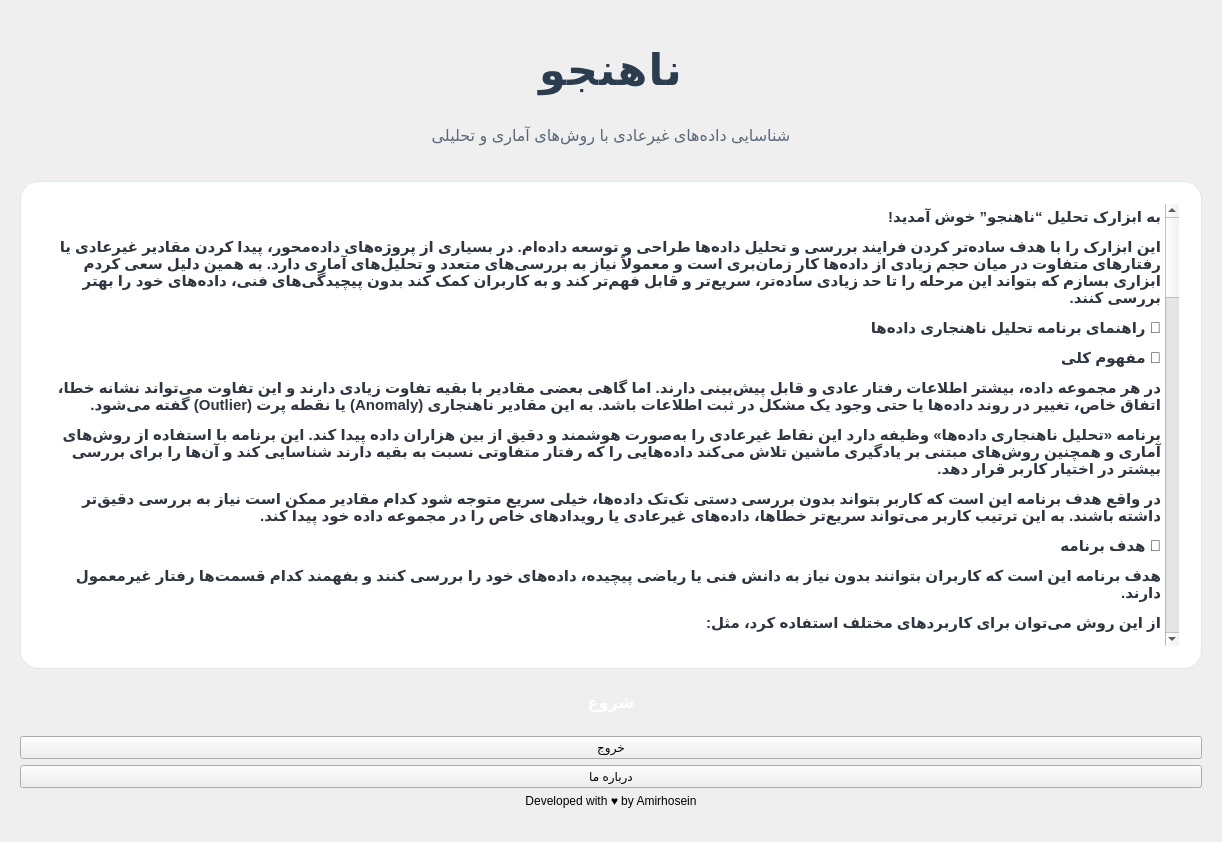
<?xml version="1.0" encoding="UTF-8"?>
<ui version="4.0">
 <class>Form</class>
 <widget class="QWidget" name="Form">
  <property name="geometry">
   <rect>
    <x>0</x>
    <y>0</y>
    <width>1218</width>
    <height>838</height>
   </rect>
  </property>
  <property name="windowTitle">
   <string>ناهنجو</string>
  </property>
  <property name="windowIcon">
   <iconset>
    <normaloff>../../Users/Moavenat-mali-/Downloads/0b5464b5-3cc2-46de-a9ae-577f59c6f68b.png</normaloff>../../Users/Moavenat-mali-/Downloads/0b5464b5-3cc2-46de-a9ae-577f59c6f68b.png</iconset>
  </property>
  <layout class="QGridLayout" name="gridLayout">
   <item row="0" column="0">
    <widget class="QWidget" name="container_main" native="true">
     <property name="minimumSize">
      <size>
       <width>1200</width>
       <height>820</height>
      </size>
     </property>
     <property name="styleSheet">
      <string notr="true">QMainWindow{
    background:qlineargradient(
        spread:pad,
        x1:0, y1:0,
        x2:1, y2:1,
        stop:0 #eef2f7,
        stop:1 #d9e4f5
    );
}

/* عنوان */
#lbl_title{
    color:#2b3c4e;
    font-family:&quot;Segoe UI Semibold&quot;;
    font-size:32pt;
    font-weight:700;
    padding:10px;
    letter-spacing:1px;
}

/* زیرعنوان */
#lbl_subtitle{
    color:#5c6979;
    font-family:&quot;Segoe UI&quot;;
    font-size:12pt;
    padding-bottom:12px;
}

/* کارت متن معرفی */
#txt_intro{
    background:white;
    border-radius:18px;
    border:1px solid #e0e6ed;
    padding:22px;
    font-size:11.3pt;
    color:#2f3640;
    font-family:&quot;Segoe UI&quot;;
}

/* سایه بصری کارت */
#txt_intro{
    box-shadow: 0px 4px 12px rgba(0,0,0,0.08);
}

/* اسکرول بار حرفه‌ای */
QTextBrowser QScrollBar:vertical{
    width:10px;
    background:transparent;
}

QTextBrowser QScrollBar::handle:vertical{
    background:#c8d2de;
    border-radius:5px;
}

QTextBrowser QScrollBar::handle:vertical:hover{
    background:#aeb9c6;
}

/* دکمه اصلی */
#btn_next{
    background:qlineargradient(
        x1:0, y1:0,
        x2:1, y2:0,
        stop:0 #4facfe,
        stop:1 #00c6ff
    );
    color:white;
    border-radius:12px;
    font-weight:600;
    font-size:12pt;
    padding:10px 22px;
}

/* Hover */
#btn_start:hover{
    background:qlineargradient(
        x1:0, y1:0,
        x2:1, y2:0,
        stop:0 #3d8ef7,
        stop:1 #00aaff
    );
}

/* وقتی کلیک شد */
#btn_start:pressed{
    background:#005fb8;
}

/* دکمه خروج */
#btn_exit{
    background:#f2f4f7;
    color:#2c3e50;
    border-radius:10px;
    font-weight:600;
    font-size:11pt;
    padding:8px 18px;
    border:1px solid #d9dee4;
}

#btn_exit:hover{
    background:#e0e4e8;
}

#btn_exit:pressed{
    background:#c7ccd1;
}
</string>
     </property>
     <layout class="QVBoxLayout" name="verticalLayout">
      <item>
       <widget class="QLabel" name="lbl_title">
        <property name="minimumSize">
         <size>
          <width>0</width>
          <height>100</height>
         </size>
        </property>
        <property name="baseSize">
         <size>
          <width>5</width>
          <height>5</height>
         </size>
        </property>
        <property name="font">
         <font>
          <family>Segoe UI Semibold</family>
          <pointsize>32</pointsize>
          <bold>true</bold>
         </font>
        </property>
        <property name="lineWidth">
         <number>1</number>
        </property>
        <property name="text">
         <string>ناهنجو</string>
        </property>
        <property name="alignment">
         <set>Qt::AlignCenter</set>
        </property>
       </widget>
      </item>
      <item>
       <widget class="QLabel" name="lbl_subtitle">
        <property name="minimumSize">
         <size>
          <width>0</width>
          <height>40</height>
         </size>
        </property>
        <property name="font">
         <font>
          <family>Segoe UI</family>
          <pointsize>12</pointsize>
         </font>
        </property>
        <property name="text">
         <string>شناسایی داده‌های غیرعادی با روش‌های آماری و تحلیلی
</string>
        </property>
        <property name="alignment">
         <set>Qt::AlignCenter</set>
        </property>
       </widget>
      </item>
      <item>
       <widget class="QTextBrowser" name="txt_intro">
        <property name="minimumSize">
         <size>
          <width>900</width>
          <height>420</height>
         </size>
        </property>
        <property name="font">
         <font>
          <family>Segoe UI</family>
          <pointsize>11</pointsize>
          <bold>true</bold>
         </font>
        </property>
        <property name="mouseTracking">
         <bool>true</bool>
        </property>
        <property name="verticalScrollBarPolicy">
         <enum>Qt::ScrollBarAsNeeded</enum>
        </property>
        <property name="html">
         <string>&lt;!DOCTYPE HTML PUBLIC &quot;-//W3C//DTD HTML 4.0//EN&quot; &quot;http://www.w3.org/TR/REC-html40/strict.dtd&quot;&gt;
&lt;html&gt;&lt;head&gt;&lt;meta name=&quot;qrichtext&quot; content=&quot;1&quot; /&gt;&lt;meta charset=&quot;utf-8&quot; /&gt;&lt;style type=&quot;text/css&quot;&gt;
p, li { white-space: pre-wrap; }
hr { height: 1px; border-width: 0; }
li.unchecked::marker { content: &quot;\2610&quot;; }
li.checked::marker { content: &quot;\2612&quot;; }
&lt;/style&gt;&lt;/head&gt;&lt;body style=&quot; font-family:'Segoe UI'; font-size:11.3pt; font-weight:700; font-style:normal;&quot;&gt;
&lt;p dir='rtl' style=&quot; margin-top:12px; margin-bottom:12px; margin-left:0px; margin-right:0px; -qt-block-indent:0; text-indent:0px;&quot;&gt;&lt;span style=&quot; font-size:11pt;&quot;&gt;به ابزارک تحلیل “ناهنجو” خوش آمدید!&lt;/span&gt;&lt;/p&gt;
&lt;p dir='rtl' style=&quot; margin-top:12px; margin-bottom:12px; margin-left:0px; margin-right:0px; -qt-block-indent:0; text-indent:0px;&quot;&gt;&lt;span style=&quot; font-size:11pt;&quot;&gt;این ابزارک را با هدف ساده‌تر کردن فرایند بررسی و تحلیل داده‌ها طراحی و توسعه داده‌ام. در بسیاری از پروژه‌های داده‌محور، پیدا کردن مقادیر غیرعادی یا رفتارهای متفاوت در میان حجم زیادی از داده‌ها کار زمان‌بری است و معمولاً نیاز به بررسی‌های متعدد و تحلیل‌های آماری دارد. به همین دلیل سعی کردم ابزاری بسازم که بتواند این مرحله را تا حد زیادی ساده‌تر، سریع‌تر و قابل فهم‌تر کند و به کاربران کمک کند بدون پیچیدگی‌های فنی، داده‌های خود را بهتر بررسی کنند.&lt;/span&gt;&lt;/p&gt;
&lt;p dir='rtl' style=&quot; margin-top:12px; margin-bottom:12px; margin-left:0px; margin-right:0px; -qt-block-indent:0; text-indent:0px;&quot;&gt;&lt;span style=&quot; font-size:11pt;&quot;&gt;🧭 راهنمای برنامه تحلیل ناهنجاری داده‌ها&lt;/span&gt;&lt;/p&gt;
&lt;p dir='rtl' style=&quot; margin-top:12px; margin-bottom:12px; margin-left:0px; margin-right:0px; -qt-block-indent:0; text-indent:0px;&quot;&gt;&lt;span style=&quot; font-size:11pt;&quot;&gt;🔹 مفهوم کلی&lt;/span&gt;&lt;/p&gt;
&lt;p dir='rtl' style=&quot; margin-top:12px; margin-bottom:12px; margin-left:0px; margin-right:0px; -qt-block-indent:0; text-indent:0px;&quot;&gt;&lt;span style=&quot; font-size:11pt;&quot;&gt;در هر مجموعه داده، بیشتر اطلاعات رفتار عادی و قابل پیش‌بینی دارند. اما گاهی بعضی مقادیر با بقیه تفاوت زیادی دارند و این تفاوت می‌تواند نشانه خطا، اتفاق خاص، تغییر در روند داده‌ها یا حتی وجود یک مشکل در ثبت اطلاعات باشد. به این مقادیر ناهنجاری (Anomaly) یا نقطه پرت (Outlier) گفته می‌شود.&lt;/span&gt;&lt;/p&gt;
&lt;p dir='rtl' style=&quot; margin-top:12px; margin-bottom:12px; margin-left:0px; margin-right:0px; -qt-block-indent:0; text-indent:0px;&quot;&gt;&lt;span style=&quot; font-size:11pt;&quot;&gt;برنامه «تحلیل ناهنجاری داده‌ها» وظیفه دارد این نقاط غیرعادی را به‌صورت هوشمند و دقیق از بین هزاران داده پیدا کند. این برنامه با استفاده از روش‌های آماری و همچنین روش‌های مبتنی بر یادگیری ماشین تلاش می‌کند داده‌هایی را که رفتار متفاوتی نسبت به بقیه دارند شناسایی کند و آن‌ها را برای بررسی بیشتر در اختیار کاربر قرار دهد.&lt;/span&gt;&lt;/p&gt;
&lt;p dir='rtl' style=&quot; margin-top:12px; margin-bottom:12px; margin-left:0px; margin-right:0px; -qt-block-indent:0; text-indent:0px;&quot;&gt;&lt;span style=&quot; font-size:11pt;&quot;&gt;در واقع هدف برنامه این است که کاربر بتواند بدون بررسی دستی تک‌تک داده‌ها، خیلی سریع متوجه شود کدام مقادیر ممکن است نیاز به بررسی دقیق‌تر داشته باشند. به این ترتیب کاربر می‌تواند سریع‌تر خطاها، داده‌های غیرعادی یا رویدادهای خاص را در مجموعه داده خود پیدا کند.&lt;/span&gt;&lt;/p&gt;
&lt;p dir='rtl' style=&quot; margin-top:12px; margin-bottom:12px; margin-left:0px; margin-right:0px; -qt-block-indent:0; text-indent:0px;&quot;&gt;&lt;span style=&quot; font-size:11pt;&quot;&gt;🔹 هدف برنامه&lt;/span&gt;&lt;/p&gt;
&lt;p dir='rtl' style=&quot; margin-top:12px; margin-bottom:12px; margin-left:0px; margin-right:0px; -qt-block-indent:0; text-indent:0px;&quot;&gt;&lt;span style=&quot; font-size:11pt;&quot;&gt;هدف برنامه این است که کاربران بتوانند بدون نیاز به دانش فنی یا ریاضی پیچیده، داده‌های خود را بررسی کنند و بفهمند کدام قسمت‌ها رفتار غیرمعمول دارند.&lt;/span&gt;&lt;/p&gt;
&lt;p dir='rtl' style=&quot; margin-top:12px; margin-bottom:12px; margin-left:0px; margin-right:0px; -qt-block-indent:0; text-indent:0px;&quot;&gt;&lt;span style=&quot; font-size:11pt;&quot;&gt;از این روش می‌توان برای کاربردهای مختلف استفاده کرد، مثل:&lt;/span&gt;&lt;/p&gt;
&lt;ul style=&quot;margin-top: 0px; margin-bottom: 0px; margin-left: 0px; margin-right: 0px; -qt-list-indent: 1;&quot;&gt;
&lt;li style=&quot; font-size:11pt;&quot; dir='rtl' style=&quot; margin-top:12px; margin-bottom:0px; margin-left:0px; margin-right:0px; -qt-block-indent:0; text-indent:0px;&quot;&gt;تشخیص اشتباه یا خطا در داده‌ها&lt;/li&gt;
&lt;li style=&quot; font-size:11pt;&quot; dir='rtl' style=&quot; margin-top:0px; margin-bottom:0px; margin-left:0px; margin-right:0px; -qt-block-indent:0; text-indent:0px;&quot;&gt;بررسی تراکنش‌های مشکوک یا غیرعادی&lt;/li&gt;
&lt;li style=&quot; font-size:11pt;&quot; dir='rtl' style=&quot; margin-top:0px; margin-bottom:12px; margin-left:0px; margin-right:0px; -qt-block-indent:0; text-indent:0px;&quot;&gt;کنترل کیفیت اطلاعات در پروژه‌ها&lt;/li&gt;&lt;/ul&gt;
&lt;p dir='rtl' style=&quot; margin-top:12px; margin-bottom:12px; margin-left:0px; margin-right:0px; -qt-block-indent:0; text-indent:0px;&quot;&gt;&lt;span style=&quot; font-size:11pt;&quot;&gt;این برنامه می‌تواند در پروژه‌های داده‌کاوی، تحلیل اطلاعات، بررسی داده‌های آزمایشگاهی، تحلیل مالی، تحلیل عملکرد سیستم‌ها و حتی پروژه‌های آموزشی مورد استفاده قرار بگیرد و به کاربران کمک کند دید دقیق‌تر و واضح‌تری نسبت به داده‌های خود پیدا کنند.&lt;/span&gt;&lt;/p&gt;
&lt;p dir='rtl' style=&quot; margin-top:12px; margin-bottom:12px; margin-left:0px; margin-right:0px; -qt-block-indent:0; text-indent:0px;&quot;&gt;&lt;span style=&quot; font-size:11pt;&quot;&gt;در بسیاری از موارد، وجود چند مقدار غیرعادی می‌تواند نشان‌دهنده یک مشکل یا یک رویداد مهم باشد. بنابراین شناسایی این نقاط می‌تواند به تصمیم‌گیری بهتر و تحلیل دقیق‌تر داده‌ها کمک کند.&lt;/span&gt;&lt;/p&gt;
&lt;p dir='rtl' style=&quot; margin-top:12px; margin-bottom:12px; margin-left:0px; margin-right:0px; -qt-block-indent:0; text-indent:0px;&quot;&gt;&lt;span style=&quot; font-size:11pt;&quot;&gt;🔹 چرا تحلیل ناهنجاری مهم است؟&lt;/span&gt;&lt;/p&gt;
&lt;p dir='rtl' style=&quot; margin-top:12px; margin-bottom:12px; margin-left:0px; margin-right:0px; -qt-block-indent:0; text-indent:0px;&quot;&gt;&lt;span style=&quot; font-size:11pt;&quot;&gt;تحلیل ناهنجاری در بسیاری از حوزه‌ها استفاده می‌شود، از جمله:&lt;/span&gt;&lt;/p&gt;
&lt;ul style=&quot;margin-top: 0px; margin-bottom: 0px; margin-left: 0px; margin-right: 0px; -qt-list-indent: 1;&quot;&gt;
&lt;li style=&quot; font-size:11pt;&quot; dir='rtl' style=&quot; margin-top:12px; margin-bottom:0px; margin-left:0px; margin-right:0px; -qt-block-indent:0; text-indent:0px;&quot;&gt;بانکداری و مالی: تشخیص کلاهبرداری در تراکنش‌ها&lt;/li&gt;
&lt;li style=&quot; font-size:11pt;&quot; dir='rtl' style=&quot; margin-top:0px; margin-bottom:0px; margin-left:0px; margin-right:0px; -qt-block-indent:0; text-indent:0px;&quot;&gt;امنیت سایبری: پیدا کردن فعالیت‌های مشکوک در شبکه&lt;/li&gt;
&lt;li style=&quot; font-size:11pt;&quot; dir='rtl' style=&quot; margin-top:0px; margin-bottom:0px; margin-left:0px; margin-right:0px; -qt-block-indent:0; text-indent:0px;&quot;&gt;پزشکی: شناسایی نتایج غیرعادی در آزمایش‌ها&lt;/li&gt;
&lt;li style=&quot; font-size:11pt;&quot; dir='rtl' style=&quot; margin-top:0px; margin-bottom:0px; margin-left:0px; margin-right:0px; -qt-block-indent:0; text-indent:0px;&quot;&gt;صنعت: تشخیص خرابی دستگاه‌ها از روی داده سنسورها&lt;/li&gt;
&lt;li style=&quot; font-size:11pt;&quot; dir='rtl' style=&quot; margin-top:0px; margin-bottom:12px; margin-left:0px; margin-right:0px; -qt-block-indent:0; text-indent:0px;&quot;&gt;تحلیل داده: پیدا کردن خطاها یا داده‌های اشتباه در مجموعه داده&lt;/li&gt;&lt;/ul&gt;
&lt;p dir='rtl' style=&quot; margin-top:12px; margin-bottom:12px; margin-left:0px; margin-right:0px; -qt-block-indent:0; text-indent:0px;&quot;&gt;&lt;span style=&quot; font-size:11pt;&quot;&gt;در بسیاری از سیستم‌های تحلیلی، پیدا کردن داده‌های غیرعادی اولین قدم برای کشف مشکلات یا رویدادهای مهم است. هدف اصلی تحلیل ناهنجاری این است که بتوانیم رویدادهای مهم یا غیرعادی را سریع‌تر تشخیص دهیم و در صورت نیاز آن‌ها را بررسی کنیم.&lt;/span&gt;&lt;/p&gt;
&lt;p dir='rtl' style=&quot; margin-top:12px; margin-bottom:12px; margin-left:0px; margin-right:0px; -qt-block-indent:0; text-indent:0px;&quot;&gt;&lt;span style=&quot; font-size:11pt;&quot;&gt;🔹 روش‌های تشخیص ناهنجاری&lt;/span&gt;&lt;/p&gt;
&lt;p dir='rtl' style=&quot; margin-top:12px; margin-bottom:12px; margin-left:0px; margin-right:0px; -qt-block-indent:0; text-indent:0px;&quot;&gt;&lt;span style=&quot; font-size:11pt;&quot;&gt;برنامه از چند روش آماری ساده و شناخته‌شده استفاده می‌کند تا تفاوت‌های غیرعادی را در داده‌ها پیدا کند. مهم‌ترین روش‌ها عبارت‌اند از:&lt;/span&gt;&lt;/p&gt;
&lt;p dir='rtl' style=&quot; margin-top:12px; margin-bottom:12px; margin-left:0px; margin-right:0px; -qt-block-indent:0; text-indent:0px;&quot;&gt;&lt;span style=&quot; font-size:11pt;&quot;&gt;--روش Z‑Score&lt;/span&gt;&lt;/p&gt;
&lt;p dir='rtl' style=&quot; margin-top:12px; margin-bottom:12px; margin-left:0px; margin-right:0px; -qt-block-indent:0; text-indent:0px;&quot;&gt;&lt;span style=&quot; font-size:11pt;&quot;&gt;در این روش اندازه فاصله هر مقدار از میانگین داده‌ها بررسی می‌شود. اگر تفاوت یک مقدار با میانگین داده‌ها زیاد باشد، آن مقدار می‌تواند به عنوان ناهنجاری در نظر گرفته شود.&lt;/span&gt;&lt;/p&gt;
&lt;p dir='rtl' style=&quot; margin-top:12px; margin-bottom:12px; margin-left:0px; margin-right:0px; -qt-block-indent:0; text-indent:0px;&quot;&gt;&lt;span style=&quot; font-size:11pt;&quot;&gt;فرمول ساده آن به صورت زیر است:&lt;/span&gt;&lt;/p&gt;
&lt;p dir='rtl' style=&quot; margin-top:12px; margin-bottom:12px; margin-left:0px; margin-right:0px; -qt-block-indent:0; text-indent:0px;&quot;&gt;&lt;span style=&quot; font-size:11pt;&quot;&gt;Z = (مقدار − میانگین) ÷ انحراف معیار&lt;/span&gt;&lt;/p&gt;
&lt;p dir='rtl' style=&quot; margin-top:12px; margin-bottom:12px; margin-left:0px; margin-right:0px; -qt-block-indent:0; text-indent:0px;&quot;&gt;&lt;span style=&quot; font-size:11pt;&quot;&gt;این روش زمانی مفید است که داده‌ها توزیع نسبتاً نرمال داشته باشند و بتوان فاصله هر داده از میانگین را به‌خوبی اندازه‌گیری کرد. هرچه مقدار Z بزرگ‌تر باشد، احتمال ناهنجار بودن آن داده بیشتر است.&lt;/span&gt;&lt;/p&gt;
&lt;p dir='rtl' style=&quot; margin-top:12px; margin-bottom:12px; margin-left:0px; margin-right:0px; -qt-block-indent:0; text-indent:0px;&quot;&gt;&lt;span style=&quot; font-size:11pt;&quot;&gt;--روش IQR&lt;/span&gt;&lt;/p&gt;
&lt;p dir='rtl' style=&quot; margin-top:12px; margin-bottom:12px; margin-left:0px; margin-right:0px; -qt-block-indent:0; text-indent:0px;&quot;&gt;&lt;span style=&quot; font-size:11pt;&quot;&gt;این روش محدوده طبیعی داده‌ها را بر اساس چارک‌ها (Q1 و Q3) محاسبه می‌کند. چارک‌ها در واقع نقاطی هستند که داده‌ها را به چهار بخش تقسیم می‌کنند.&lt;/span&gt;&lt;/p&gt;
&lt;p dir='rtl' style=&quot; margin-top:12px; margin-bottom:12px; margin-left:0px; margin-right:0px; -qt-block-indent:0; text-indent:0px;&quot;&gt;&lt;span style=&quot; font-size:11pt;&quot;&gt;ابتدا اختلاف بین چارک سوم و چارک اول محاسبه می‌شود:&lt;/span&gt;&lt;/p&gt;
&lt;p style=&quot; margin-top:12px; margin-bottom:12px; margin-left:0px; margin-right:0px; -qt-block-indent:0; text-indent:0px;&quot;&gt;&lt;span style=&quot; font-size:11pt;&quot;&gt;IQR = Q3 − Q1&lt;/span&gt;&lt;/p&gt;
&lt;p dir='rtl' style=&quot; margin-top:12px; margin-bottom:12px; margin-left:0px; margin-right:0px; -qt-block-indent:0; text-indent:0px;&quot;&gt;&lt;span style=&quot; font-size:11pt;&quot;&gt;سپس محدوده‌ای به عنوان محدوده طبیعی داده‌ها در نظر گرفته می‌شود. هر مقداری که خارج از این محدوده قرار بگیرد، می‌تواند به عنوان ناهنجاری شناخته شود.&lt;/span&gt;&lt;/p&gt;
&lt;p dir='rtl' style=&quot; margin-top:12px; margin-bottom:12px; margin-left:0px; margin-right:0px; -qt-block-indent:0; text-indent:0px;&quot;&gt;&lt;span style=&quot; font-size:11pt;&quot;&gt;روش IQR نسبت به داده‌های پرت مقاوم‌تر است و در بسیاری از مجموعه داده‌ها می‌تواند ناهنجاری‌ها را با دقت خوبی مشخص کند.&lt;/span&gt;&lt;/p&gt;
&lt;p dir='rtl' style=&quot; margin-top:12px; margin-bottom:12px; margin-left:0px; margin-right:0px; -qt-block-indent:0; text-indent:0px;&quot;&gt;&lt;span style=&quot; font-size:11pt;&quot;&gt;هر دو روش به شکل خودکار داخل برنامه اجرا می‌شوند و نیازی نیست کاربر محاسبه‌ای انجام دهد.&lt;/span&gt;&lt;/p&gt;
&lt;p dir='rtl' style=&quot; margin-top:0px; margin-bottom:0px; margin-left:0px; margin-right:0px; -qt-block-indent:0; text-indent:0px;&quot;&gt;&lt;span style=&quot; font-size:11pt;&quot;&gt;--روش Isolation Forest&lt;/span&gt;&lt;/p&gt;
&lt;p dir='rtl' style=&quot; margin-top:12px; margin-bottom:12px; margin-left:0px; margin-right:0px; -qt-block-indent:0; text-indent:0px;&quot;&gt;&lt;span style=&quot; font-size:11pt;&quot;&gt;در این روش از یک الگوریتم یادگیری ماشین به نام Isolation Forest برای شناسایی ناهنجاری‌ها استفاده می‌شود. این الگوریتم بر اساس یک ایده ساده اما مؤثر کار می‌کند: داده‌های ناهنجار معمولاً راحت‌تر و سریع‌تر از بقیه داده‌ها از مجموعه جدا می‌شوند.&lt;/span&gt;&lt;/p&gt;
&lt;p dir='rtl' style=&quot; margin-top:12px; margin-bottom:12px; margin-left:0px; margin-right:0px; -qt-block-indent:0; text-indent:0px;&quot;&gt;&lt;span style=&quot; font-size:11pt;&quot;&gt;الگوریتم Isolation Forest با ساخت تعداد زیادی درخت تصمیم تصادفی (Random Trees) داده‌ها را به صورت مرحله‌ای تقسیم می‌کند. در هر مرحله، یک مقدار به‌صورت تصادفی از بازه داده‌ها انتخاب می‌شود و داده‌ها بر اساس آن مقدار به دو بخش تقسیم می‌شوند. این فرآیند در درخت‌های مختلف بارها تکرار می‌شود تا ساختار داده‌ها بهتر مشخص شود.&lt;/span&gt;&lt;/p&gt;
&lt;p dir='rtl' style=&quot; margin-top:12px; margin-bottom:12px; margin-left:0px; margin-right:0px; -qt-block-indent:0; text-indent:0px;&quot;&gt;&lt;span style=&quot; font-size:11pt;&quot;&gt;در این فرآیند:&lt;/span&gt;&lt;/p&gt;
&lt;p dir='rtl' style=&quot; margin-top:12px; margin-bottom:12px; margin-left:0px; margin-right:0px; -qt-block-indent:0; text-indent:0px;&quot;&gt;&lt;span style=&quot; font-size:11pt;&quot;&gt;داده‌هایی که رفتار عادی دارند معمولاً برای جدا شدن از بقیه داده‌ها به تقسیم‌های بیشتری نیاز دارند.&lt;/span&gt;&lt;/p&gt;
&lt;p dir='rtl' style=&quot; margin-top:12px; margin-bottom:12px; margin-left:0px; margin-right:0px; -qt-block-indent:0; text-indent:0px;&quot;&gt;&lt;span style=&quot; font-size:11pt;&quot;&gt;اما داده‌هایی که رفتار غیرعادی دارند معمولاً با تعداد تقسیم‌های کمتری از بقیه داده‌ها جدا می‌شوند.&lt;/span&gt;&lt;/p&gt;
&lt;p dir='rtl' style=&quot; margin-top:12px; margin-bottom:12px; margin-left:0px; margin-right:0px; -qt-block-indent:0; text-indent:0px;&quot;&gt;&lt;span style=&quot; font-size:11pt;&quot;&gt;به همین دلیل الگوریتم طول مسیر هر داده در درخت‌ها را بررسی می‌کند. اگر یک داده با تعداد کمی تقسیم از بقیه جدا شود، احتمال ناهنجار بودن آن بیشتر است.&lt;/span&gt;&lt;/p&gt;
&lt;p dir='rtl' style=&quot; margin-top:12px; margin-bottom:12px; margin-left:0px; margin-right:0px; -qt-block-indent:0; text-indent:0px;&quot;&gt;&lt;span style=&quot; font-size:11pt;&quot;&gt;در این برنامه، الگوریتم Isolation Forest مستقیماً روی داده‌های انتخاب‌شده اجرا می‌شود و برای هر داده یک امتیاز ناهنجاری (Anomaly Score) محاسبه می‌کند. این امتیاز نشان می‌دهد که یک مقدار تا چه اندازه با رفتار کلی مجموعه داده تفاوت دارد.&lt;/span&gt;&lt;/p&gt;
&lt;p dir='rtl' style=&quot; margin-top:12px; margin-bottom:12px; margin-left:0px; margin-right:0px; -qt-block-indent:0; text-indent:0px;&quot;&gt;&lt;span style=&quot; font-size:11pt;&quot;&gt;هرچه این امتیاز بیشتر باشد، احتمال ناهنجار بودن آن داده نیز بیشتر است. سپس بر اساس این امتیاز، شدت ناهنجاری در خروجی برنامه مشخص می‌شود تا کاربر بتواند داده‌های مهم‌تر یا غیرعادی‌تر را سریع‌تر شناسایی و بررسی کند.&lt;/span&gt;&lt;/p&gt;
&lt;p dir='rtl' style=&quot; margin-top:12px; margin-bottom:12px; margin-left:0px; margin-right:0px; -qt-block-indent:0; text-indent:0px;&quot;&gt;&lt;span style=&quot; font-size:11pt;&quot;&gt;مزیت مهم این روش این است که می‌تواند الگوهای پیچیده‌تری از ناهنجاری‌ها را نسبت به روش‌های صرفاً آماری تشخیص دهد و در کنار روش‌هایی مانند Z‑Score و IQR دید کامل‌تری از وضعیت داده‌ها ارائه دهد.&lt;/span&gt;&lt;/p&gt;
&lt;p dir='rtl' style=&quot; margin-top:12px; margin-bottom:12px; margin-left:0px; margin-right:0px; -qt-block-indent:0; text-indent:0px;&quot;&gt;&lt;span style=&quot; font-size:11pt;&quot;&gt;🔹 تحلیل ناهنجاری با هوش مصنوعی&lt;/span&gt;&lt;/p&gt;
&lt;p dir='rtl' style=&quot; margin-top:12px; margin-bottom:12px; margin-left:0px; margin-right:0px; -qt-block-indent:0; text-indent:0px;&quot;&gt;&lt;span style=&quot; font-size:11pt;&quot;&gt;در این برنامه، تمام مراحل اصلی تشخیص ناهنجاری‌ها توسط خود سیستم و با استفاده از روش‌های آماری و الگوریتم‌های تحلیلی انجام می‌شود. پس از اینکه داده‌ها توسط برنامه بررسی شدند و ناهنجاری‌ها شناسایی شدند، بخش هوش مصنوعی وارد مرحله تحلیل عمیق‌تر می‌شود.&lt;/span&gt;&lt;/p&gt;
&lt;p dir='rtl' style=&quot; margin-top:12px; margin-bottom:12px; margin-left:0px; margin-right:0px; -qt-block-indent:0; text-indent:0px;&quot;&gt;&lt;span style=&quot; font-size:11pt;&quot;&gt;وظیفه هوش مصنوعی در این برنامه انجام محاسبات اولیه ناهنجاری نیست، بلکه نقش آن تحلیل هوشمند نتایج به‌دست‌آمده از کل فایل داده است.&lt;/span&gt;&lt;/p&gt;
&lt;p dir='rtl' style=&quot; margin-top:12px; margin-bottom:12px; margin-left:0px; margin-right:0px; -qt-block-indent:0; text-indent:0px;&quot;&gt;&lt;span style=&quot; font-size:11pt;&quot;&gt;در این مرحله، هوش مصنوعی:&lt;/span&gt;&lt;/p&gt;
&lt;ul style=&quot;margin-top: 0px; margin-bottom: 0px; margin-left: 0px; margin-right: 0px; -qt-list-indent: 1;&quot;&gt;
&lt;li style=&quot; font-size:11pt;&quot; dir='rtl' style=&quot; margin-top:12px; margin-bottom:0px; margin-left:0px; margin-right:0px; -qt-block-indent:0; text-indent:0px;&quot;&gt;کل فایل داده را به صورت یک مجموعه یکپارچه بررسی می‌کند&lt;/li&gt;
&lt;li style=&quot; font-size:11pt;&quot; dir='rtl' style=&quot; margin-top:0px; margin-bottom:0px; margin-left:0px; margin-right:0px; -qt-block-indent:0; text-indent:0px;&quot;&gt;نتایج تحلیل‌های انجام‌شده در برنامه را تحلیل و تفسیر می‌کند&lt;/li&gt;
&lt;li style=&quot; font-size:11pt;&quot; dir='rtl' style=&quot; margin-top:0px; margin-bottom:0px; margin-left:0px; margin-right:0px; -qt-block-indent:0; text-indent:0px;&quot;&gt;ناهنجاری‌های شناسایی‌شده را با سایر بخش‌های داده مقایسه و مرتبط می‌کند&lt;/li&gt;
&lt;li style=&quot; font-size:11pt;&quot; dir='rtl' style=&quot; margin-top:0px; margin-bottom:12px; margin-left:0px; margin-right:0px; -qt-block-indent:0; text-indent:0px;&quot;&gt;الگوهای احتمالی میان بخش‌های مختلف داده را بررسی می‌کند&lt;/li&gt;&lt;/ul&gt;
&lt;p dir='rtl' style=&quot; margin-top:12px; margin-bottom:12px; margin-left:0px; margin-right:0px; -qt-block-indent:0; text-indent:0px;&quot;&gt;&lt;span style=&quot; font-size:11pt;&quot;&gt;پس از این تحلیل جامع، هوش مصنوعی تلاش می‌کند تصویر کلی‌تری از وضعیت داده‌ها ارائه دهد. در واقع تمرکز اصلی این بخش بر درک ارتباط بین داده‌ها و تفسیر نتایج تحلیل‌ها است.&lt;/span&gt;&lt;/p&gt;
&lt;p dir='rtl' style=&quot; margin-top:12px; margin-bottom:12px; margin-left:0px; margin-right:0px; -qt-block-indent:0; text-indent:0px;&quot;&gt;&lt;span style=&quot; font-size:11pt;&quot;&gt;در نهایت، بر اساس بررسی کل فایل و تحلیل ارتباط بین داده‌ها، هوش مصنوعی پیشنهادها و راهکارهای مدیریتی ارائه می‌دهد. این راهکارها می‌توانند به کاربر کمک کنند تا تصمیم بگیرد:&lt;/span&gt;&lt;/p&gt;
&lt;ul style=&quot;margin-top: 0px; margin-bottom: 0px; margin-left: 0px; margin-right: 0px; -qt-list-indent: 1;&quot;&gt;
&lt;li style=&quot; font-size:11pt;&quot; dir='rtl' style=&quot; margin-top:12px; margin-bottom:0px; margin-left:0px; margin-right:0px; -qt-block-indent:0; text-indent:0px;&quot;&gt;کدام داده‌ها نیاز به بررسی بیشتر دارند&lt;/li&gt;
&lt;li style=&quot; font-size:11pt;&quot; dir='rtl' style=&quot; margin-top:0px; margin-bottom:0px; margin-left:0px; margin-right:0px; -qt-block-indent:0; text-indent:0px;&quot;&gt;کدام بخش‌های داده ممکن است نیاز به اصلاح یا پاکسازی داشته باشند&lt;/li&gt;
&lt;li style=&quot; font-size:11pt;&quot; dir='rtl' style=&quot; margin-top:0px; margin-bottom:12px; margin-left:0px; margin-right:0px; -qt-block-indent:0; text-indent:0px;&quot;&gt;چه اقداماتی برای بهبود کیفیت داده‌ها مناسب‌تر است&lt;/li&gt;&lt;/ul&gt;
&lt;p dir='rtl' style=&quot; margin-top:12px; margin-bottom:12px; margin-left:0px; margin-right:0px; -qt-block-indent:0; text-indent:0px;&quot;&gt;&lt;span style=&quot; font-size:11pt;&quot;&gt;بنابراین نقش هوش مصنوعی در این برنامه بیشتر تحلیل سطح بالای داده‌ها و ارائه پیشنهادهای عملی برای مدیریت بهتر داده‌ها است.&lt;/span&gt;&lt;/p&gt;
&lt;p dir='rtl' style=&quot; margin-top:12px; margin-bottom:12px; margin-left:0px; margin-right:0px; -qt-block-indent:0; text-indent:0px;&quot;&gt;&lt;span style=&quot; font-size:11pt;&quot;&gt;🔹 نحوه استفاده از برنامه&lt;/span&gt;&lt;/p&gt;
&lt;p dir='rtl' style=&quot; margin-top:12px; margin-bottom:12px; margin-left:0px; margin-right:0px; -qt-block-indent:0; text-indent:0px;&quot;&gt;&lt;span style=&quot; font-size:11pt;&quot;&gt;کار با برنامه بسیار آسان است و در چند گام انجام می‌شود:&lt;/span&gt;&lt;/p&gt;
&lt;ul style=&quot;margin-top: 0px; margin-bottom: 0px; margin-left: 0px; margin-right: 0px; -qt-list-indent: 1;&quot;&gt;
&lt;li style=&quot; font-size:11pt;&quot; dir='rtl' style=&quot; margin-top:12px; margin-bottom:0px; margin-left:0px; margin-right:0px; -qt-block-indent:0; text-indent:0px;&quot;&gt;بارگذاری فایل داده (مثل Excel یا CSV)&lt;/li&gt;
&lt;li style=&quot; font-size:11pt;&quot; dir='rtl' style=&quot; margin-top:0px; margin-bottom:0px; margin-left:0px; margin-right:0px; -qt-block-indent:0; text-indent:0px;&quot;&gt;انتخاب ستون‌های مورد نظر برای بررسی ناهنجاری&lt;/li&gt;
&lt;li style=&quot; font-size:11pt;&quot; dir='rtl' style=&quot; margin-top:0px; margin-bottom:0px; margin-left:0px; margin-right:0px; -qt-block-indent:0; text-indent:0px;&quot;&gt;اجرای تحلیل با کلیک روی گزینه شروع&lt;/li&gt;
&lt;li style=&quot; font-size:11pt;&quot; dir='rtl' style=&quot; margin-top:0px; margin-bottom:12px; margin-left:0px; margin-right:0px; -qt-block-indent:0; text-indent:0px;&quot;&gt;نمایش نتیجه: برنامه داده‌های غیرعادی را در جدول جداگانه نشان می‌دهد.&lt;/li&gt;&lt;/ul&gt;
&lt;p dir='rtl' style=&quot; margin-top:12px; margin-bottom:12px; margin-left:0px; margin-right:0px; -qt-block-indent:0; text-indent:0px;&quot;&gt;&lt;span style=&quot; font-size:11pt;&quot;&gt;در صورت فعال بودن بخش هوش مصنوعی، برنامه پس از پایان تحلیل داده‌ها، بررسی کلی فایل و ارائه پیشنهادهای مدیریتی را نیز انجام می‌دهد.&lt;/span&gt;&lt;/p&gt;
&lt;p dir='rtl' style=&quot; margin-top:12px; margin-bottom:12px; margin-left:0px; margin-right:0px; -qt-block-indent:0; text-indent:0px;&quot;&gt;&lt;span style=&quot; font-size:11pt;&quot;&gt;🔹 خروجی‌ها و گزارش برنامه&lt;/span&gt;&lt;/p&gt;
&lt;p dir='rtl' style=&quot; margin-top:12px; margin-bottom:12px; margin-left:0px; margin-right:0px; -qt-block-indent:0; text-indent:0px;&quot;&gt;&lt;span style=&quot; font-size:11pt;&quot;&gt;نتیجه تحلیل شامل اطلاعات زیر است:&lt;/span&gt;&lt;/p&gt;
&lt;ul style=&quot;margin-top: 0px; margin-bottom: 0px; margin-left: 0px; margin-right: 0px; -qt-list-indent: 1;&quot;&gt;
&lt;li style=&quot; font-size:11pt;&quot; dir='rtl' style=&quot; margin-top:12px; margin-bottom:0px; margin-left:0px; margin-right:0px; -qt-block-indent:0; text-indent:0px;&quot;&gt;ردیف و مقدار داده‌ای که ناهنجاری دارد&lt;/li&gt;
&lt;li style=&quot; font-size:11pt;&quot; dir='rtl' style=&quot; margin-top:0px; margin-bottom:0px; margin-left:0px; margin-right:0px; -qt-block-indent:0; text-indent:0px;&quot;&gt;روش تشخیص آن (Z‑Score یا IQR یا مدل تحلیلی برنامه)&lt;/li&gt;
&lt;li style=&quot; font-size:11pt;&quot; dir='rtl' style=&quot; margin-top:0px; margin-bottom:0px; margin-left:0px; margin-right:0px; -qt-block-indent:0; text-indent:0px;&quot;&gt;امتیاز ریسک یا شدت ناهنجاری&lt;/li&gt;
&lt;li style=&quot; font-size:11pt;&quot; dir='rtl' style=&quot; margin-top:0px; margin-bottom:0px; margin-left:0px; margin-right:0px; -qt-block-indent:0; text-indent:0px;&quot;&gt;خلاصه آماری از کل داده‌ها و تعداد ناهنجاری‌ها&lt;/li&gt;
&lt;li style=&quot; font-size:11pt;&quot; dir='rtl' style=&quot; margin-top:0px; margin-bottom:0px; margin-left:0px; margin-right:0px; -qt-block-indent:0; text-indent:0px;&quot;&gt;تحلیل کلی هوش مصنوعی از وضعیت داده‌ها&lt;/li&gt;
&lt;li style=&quot; font-size:11pt;&quot; dir='rtl' style=&quot; margin-top:0px; margin-bottom:12px; margin-left:0px; margin-right:0px; -qt-block-indent:0; text-indent:0px;&quot;&gt;پیشنهادها و راهکارهای مدیریتی برای بهبود وضعیت داده‌ها&lt;/li&gt;&lt;/ul&gt;
&lt;p dir='rtl' style=&quot; margin-top:12px; margin-bottom:12px; margin-left:0px; margin-right:0px; -qt-block-indent:0; text-indent:0px;&quot;&gt;&lt;span style=&quot; font-size:11pt;&quot;&gt;این گزارش به شما کمک می‌کند تصمیم بگیرید آیا آن داده نیاز به اصلاح، بررسی یا حذف دارد.&lt;/span&gt;&lt;/p&gt;
&lt;p dir='rtl' style=&quot; margin-top:12px; margin-bottom:12px; margin-left:0px; margin-right:0px; -qt-block-indent:0; text-indent:0px;&quot;&gt;&lt;span style=&quot; font-size:11pt;&quot;&gt;🔹 نکات مهم&lt;/span&gt;&lt;/p&gt;
&lt;ul style=&quot;margin-top: 0px; margin-bottom: 0px; margin-left: 0px; margin-right: 0px; -qt-list-indent: 1;&quot;&gt;
&lt;li style=&quot; font-size:11pt;&quot; dir='rtl' style=&quot; margin-top:12px; margin-bottom:0px; margin-left:0px; margin-right:0px; -qt-block-indent:0; text-indent:0px;&quot;&gt;نیازی به دانش برنامه‌نویسی یا آماری نیست؛ برنامه همه محاسبات را به صورت خودکار انجام می‌دهد.&lt;/li&gt;
&lt;li style=&quot; font-size:11pt;&quot; dir='rtl' style=&quot; margin-top:0px; margin-bottom:0px; margin-left:0px; margin-right:0px; -qt-block-indent:0; text-indent:0px;&quot;&gt;اگر حجم داده زیاد است، بهتر است فقط ستون‌های مهم را برای تحلیل انتخاب کنید.&lt;/li&gt;
&lt;li style=&quot; font-size:11pt;&quot; dir='rtl' style=&quot; margin-top:0px; margin-bottom:12px; margin-left:0px; margin-right:0px; -qt-block-indent:0; text-indent:0px;&quot;&gt;نتایج هر بار ممکن است بسته به نوع داده متفاوت باشد؛ مقدار زیاد یا کم همیشه نشانه خطا نیست، بلکه فقط نیاز به بررسی دارد.&lt;/li&gt;&lt;/ul&gt;
&lt;p dir='rtl' style=&quot; margin-top:12px; margin-bottom:12px; margin-left:0px; margin-right:0px; -qt-block-indent:0; text-indent:0px;&quot;&gt;&lt;span style=&quot; font-size:11pt;&quot;&gt;-این ابزارک مناسب دیتا های بزرگ (BigData) نیست و ممکن است با برخورد به دیتا های بزرگ،برنامه متوقف شود.پس لطفا دیتا های بزرگ را در حال حاضر تحلیل ننمایید.&lt;/span&gt;&lt;/p&gt;
&lt;p dir='rtl' style=&quot; margin-top:12px; margin-bottom:12px; margin-left:0px; margin-right:0px; -qt-block-indent:0; text-indent:0px;&quot;&gt;&lt;span style=&quot; font-size:11pt;&quot;&gt;🔹 جمع‌بندی&lt;/span&gt;&lt;/p&gt;
&lt;p dir='rtl' style=&quot; margin-top:12px; margin-bottom:12px; margin-left:0px; margin-right:0px; -qt-block-indent:0; text-indent:0px;&quot;&gt;&lt;span style=&quot; font-size:11pt;&quot;&gt;تحلیل ناهنجاری روشی کاربردی برای پیدا کردن مقادیر غیرعادی در داده‌هاست. این برنامه ابزار ساده‌ای در اختیار شما قرار می‌دهد تا بدون نیاز به دانش تخصصی، به راحتی داده‌های خود را بررسی کنید و مشکلات احتمالی را زودتر تشخیص دهید.&lt;/span&gt;&lt;/p&gt;
&lt;p dir='rtl' style=&quot; margin-top:12px; margin-bottom:12px; margin-left:0px; margin-right:0px; -qt-block-indent:0; text-indent:0px;&quot;&gt;&lt;span style=&quot; font-size:11pt;&quot;&gt;در این برنامه ابتدا تحلیل‌های آماری و الگوریتمی روی داده‌ها انجام می‌شود و سپس هوش مصنوعی با بررسی کامل فایل داده، نتایج به‌دست‌آمده را تحلیل کرده و ارتباط میان بخش‌های مختلف داده را بررسی می‌کند. در نهایت نیز پیشنهادها و راهکارهای مدیریتی ارائه می‌دهد تا کاربر بتواند تصمیم‌های دقیق‌تر و آگاهانه‌تری درباره داده‌های خود بگیرد.&lt;/span&gt;&lt;/p&gt;&lt;/body&gt;&lt;/html&gt;</string>
        </property>
       </widget>
      </item>
      <item>
       <widget class="QPushButton" name="btn_next">
        <property name="minimumSize">
         <size>
          <width>230</width>
          <height>55</height>
         </size>
        </property>
        <property name="text">
         <string>شروع</string>
        </property>
       </widget>
      </item>
      <item>
       <widget class="QPushButton" name="pushButton_3">
        <property name="text">
         <string>خروج</string>
        </property>
       </widget>
      </item>
      <item>
       <widget class="QPushButton" name="pushButton_2">
        <property name="text">
         <string>درباره ما</string>
        </property>
        <property name="default">
         <bool>false</bool>
        </property>
        <property name="flat">
         <bool>false</bool>
        </property>
       </widget>
      </item>
      <item>
       <widget class="QLabel" name="lbl_footer">
        <property name="text">
         <string>Developed with ♥ by Amirhosein
</string>
        </property>
        <property name="alignment">
         <set>Qt::AlignCenter</set>
        </property>
       </widget>
      </item>
     </layout>
    </widget>
   </item>
  </layout>
 </widget>
 <resources/>
 <connections/>
</ui>
